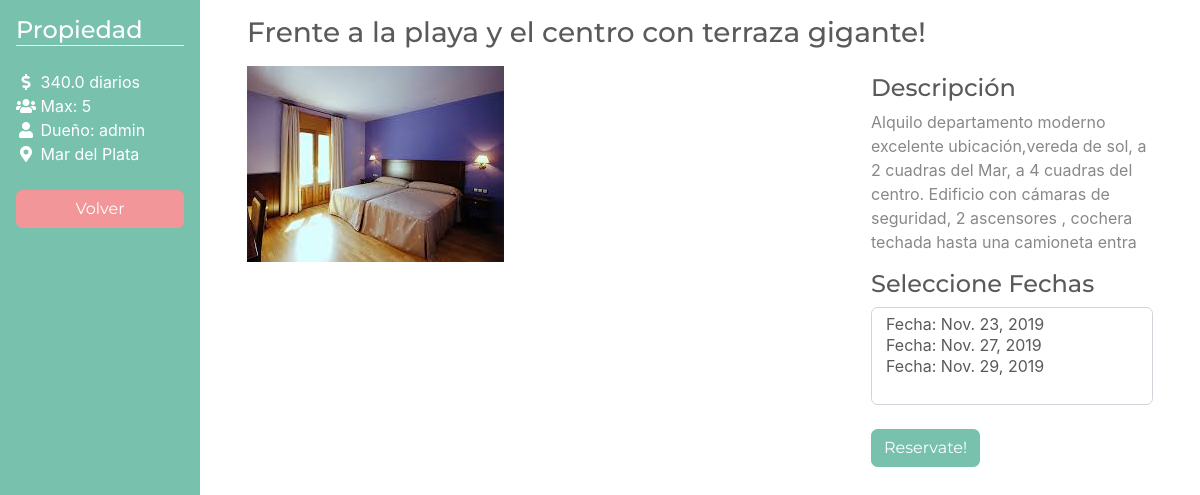
/1/, run on the app's committed database.
### reservas/models.py (models this page shows, shortened)
class Propiedad (models.Model):
    ciudad = models.ForeignKey(Ciudad, on_delete=models.CASCADE)
    imagen = models.ImageField(upload_to='images', default = 'images/bg.jpg')
    titulo = models.CharField(max_length=100)
    descripcion = models.CharField(max_length=200)
    precio_diario = models.FloatField(null=False, default=0.00)
    max_pax = models.IntegerField(null=False)
    dueño = models.ForeignKey(User, null=False, blank=False, on_delete=models.DO_NOTHING)
    class Meta :
        verbose_name_plural = "Propiedades"

class Ciudad (models.Model):
    nombre = models.CharField(max_length=50)
    class Meta :
        verbose_name_plural = "Ciudades"

### reservas/views.py (the view)
# urls.py: path('<int:propiedad_id>/', views.propiedad, name='propiedad'),
def propiedad(request, propiedad_id):
    diasReservacion = Fecha_Alquiler.objects.filter(propiedad= propiedad_id, reserva__isnull=True).all()
    propiedad = get_object_or_404(Propiedad, pk=propiedad_id)
    context = { 'propiedad': propiedad,
                'diasReservacion': diasReservacion,}
    return render(request, 'reservas/propiedad.html', context)

### reservas/templates/reservas/propiedad.html (shortened to what this page needs)
{% extends "head.html" %}
{% block content %}
<div class="container-fluid">
    <div class="row">
        <div class="col-2 sidebar bg-primary">
            <h4 class="text-white border-bottom">Propiedad</h4>
            <ul class="list-unstyled text-white my-4">
                <li><i class="fas fa-fw fa-dollar-sign"></i> {{ propiedad.precio_diario }} diarios</li>
                <li><i class="fas fa-fw fa-users"></i> Max: {{ propiedad.max_pax }}</li>
                <li><i class="fas fa-fw fa-user"></i> Dueño: {{ propiedad.dueño }}</li>
                <li><i class="fas fa-fw fa-map-marker-alt"></i> {{ propiedad.ciudad.nombre }}</li>
            </ul>
            <form id="form" action="{% url 'filtradas' %}" method="POST">
                <button type="submit" class="btn btn-block btn-secondary">Volver</a>
            </form>
        </div>
        <div class="col-10 main-content">
            <div class="properties-wrapper">
                <h3 class="mb-3">{{ propiedad.titulo }}</h3>
                <div class="row">
                    <div class="col-md-8">
                        <div class="img-container">
                            <img class="img-fluid" src="{{ propiedad.imagen.url }}" alt="{{ propiedad.titulo }}">
                        </div>
                    </div>
                    <div class="col-md-4">
                        <h4 class="mt-2">Descripción</h4>
                        <p>{{ propiedad.descripcion }}</p>
                        {% if diasReservacion|length >= 1 %}
                        <form id="form-reserva" action="{% url 'reserva' propiedad.id %}" method="POST">
                            <h4>Seleccione Fechas</h4>
                            <select class="form-control" name="reservation_dates" id="reservation_dates" multiple="multiple">
                                {% for diaReservacion in diasReservacion %}
                                    <option value="{{ diaReservacion.id }}">Fecha: {{diaReservacion.fecha_alq}} </option>
                                {% endfor %}
                            </select>
                            <button type="submit" class="btn btn-primary mt-4">Reservate!</button>
                        </form>
                        {% else %}
                        <div class="alert alert-danger" role="alert">
                            No hay fechas para reservar!
                        </div>
                        {% endif %}
                    </div>
                </div>
            </div>
        </div>
    </div>
</div>
{% endblock %}

### reservas/static/reservas/css/custom.css (style rules this page uses)
html, body { overflow-y: hidden; height: 100%; }
.main-content { overflow-y: scroll; height: 100vh; }
.sidebar { padding: 1em; }
.properties-wrapper { padding: 1em 2em; }

### data on the page
Propiedad: precio_diario "340.0", max_pax "5", dueño "admin", ciudad.nombre "Mar del Plata", titulo "Frente a la playa y el centro con terraza gigante!", imagen (picture), descripcion "Alquilo departamento moderno excelente ubicación,vereda de sol, a 2 cuadras del Mar, a 4 cuadras del centro. Edificio con cámaras de seguridad, 2 ascensores , cochera techada hasta una camioneta entra"
